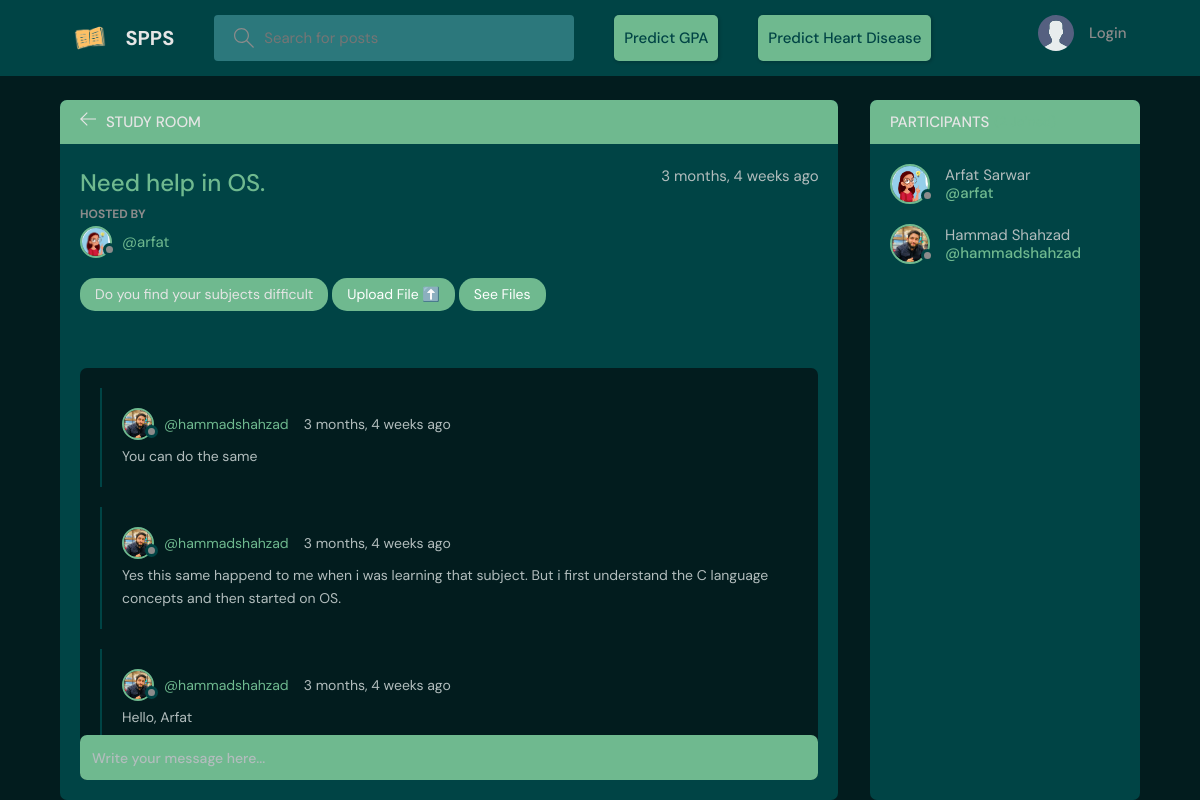
/room/8/, run on the app's committed database.
### base/models.py (models this page shows, shortened)
class Room(models.Model):
    host = models.ForeignKey(User, related_name='rooms', on_delete=models.SET_NULL, null=True)
    topic = models.ForeignKey(Topic, related_name='rooms', on_delete=models.SET_NULL, null=True)
    name = models.CharField(max_length=200)
    description = models.TextField(blank=True , null=True)
    participants = models.ManyToManyField(User, related_name="participants")
    updatedAt = models.DateTimeField(auto_now=True)
    createdAt = models.DateTimeField(auto_now_add=True)
    class Meta:
        ordering =['-updatedAt', '-createdAt']

class User(AbstractUser):
    name = models.CharField(max_length=200, null=True)
    email = models.EmailField(max_length=200, unique=True)
    bio = models.TextField(max_length=255, null=True)
    avatar = models.ImageField(null = True, default='avatar.svg')
    USERNAME_FIELD = 'email'
    REQUIRED_FIELDS = []

class Topic(models.Model):
    name = models.CharField(max_length=200)
    def __str__(self):
        return self.name

class Message(models.Model):
    user = models.ForeignKey(User, related_name='messages', on_delete=models.CASCADE)
    room = models.ForeignKey('Room', related_name='messages', on_delete=models.CASCADE)
    body = models.TextField()
    updatedAt = models.DateTimeField(auto_now=True)
    createdAt = models.DateTimeField(auto_now_add=True)
    class Meta:
        ordering =['-updatedAt', '-createdAt']

### base/views.py (the view, shortened to what this page needs)
# urls.py: path('room/<str:id>/', views.room , name='room'),
def room(request, id):
    room = Room.objects.get(id=id)
    room_messages = room.messages.all().order_by('-createdAt')
    participants = room.participants.all()
    print(participants)
    context = {'room':room, 'room_messages':room_messages, 'participants':participants}
    return render(request, 'base/room.html', context)

### base/templates/base/room.html (shortened to what this page needs)
{% extends 'base.html' %} {% block content %}
<main class="profile-page layout layout--2">
  <div class="container">
    <div class="room">
      <div class="room__top">
        <div class="room__topLeft">
          <a href="{% url 'home' %}">
            <svg
              version="1.1"
              xmlns="http://www.w3.org/2000/svg"
              width="32"
              height="32"
              viewBox="0 0 32 32"
            >
              <title>arrow-left</title>
              <path
                d="M13.723 2.286l-13.723 13.714 13.719 13.714 1.616-1.611-10.96-10.96h27.625v-2.286h-27.625l10.965-10.965-1.616-1.607z"
              ></path>
            </svg>
          </a>
          <h3>Study Room</h3>
        </div>
      </div>
      <div class="room__box scroll">
        <div class="room__header scroll">
          <div class="room__info">
            <h3>{{room.name}}</h3>
            <span>{{room.createdAt|timesince}} ago</span>
          </div>
          <div class="room__hosted">
            <p>Hosted By</p>
            <a href="{% url 'profile' room.host.id %}" class="room__author">
              <div class="avatar avatar--small">
                <img src="{{room.host.avatar.url}}" />
              </div>
              <span>@{{room.host.username}}</span>
            </a>
          </div>
          <span class="room__topics">{{room.topic}}</span>
          <span class="room__topics"><a href={% url 'upload-file' room.id%}>Upload File ⬆️</a></span>
          <span class="room__topics"><a href={% url 'room-files' room.id %}>See Files</a></span>
        </div>
        <div class="room__conversation">
          <div class="threads scroll">
            {% for message in room_messages %}
            <div class="thread">
              <div class="thread__top">
                <div class="thread__author">
                  <a
                    href="{% url 'profile' message.user.id %}"
                    class="thread__authorInfo"
                  >
                    <div class="avatar avatar--small">
                      <img src="{{message.user.avatar.url}}" />
                    </div>
                    <span>@{{message.user.username}}</span>
                  </a>
                  <span class="thread__date"
                    >{{message.createdAt|timesince}} ago</span
                  >
                </div>
              </div>
              <div class="thread__details">{{message.body}}</div>
            </div>
            {% endfor %}
          </div>
        </div>
      </div>
      <div class="room__message">
        <form action="" method="POST">
          <input name="body" placeholder="Write your message here..." />
        </form>
      </div>
    </div>
    <div class="participants">
      <h3 class="participants__top">
        Participants <span>({{participants.count}} Joined)</span>
      </h3>
      <div class="participants__list scroll">
        {% for user in participants %}
        <a href="{%  url 'profile' user.id %}" class="participant">
          <div class="avatar avatar--medium">
            <img src="{{user.avatar.url}}" />
          </div>
          <p>
            {{user.name}}
            <span>@{{user.username}}</span>
          </p>
        </a>
        {% endfor %}
      </div>
    </div>
  </div>
</main>
{% endblock content %}

### data on the page
Room: name "Need help in OS.", createdAt "3 months, 4 weeks", host.avatar (picture), host.username "arfat", topic "Do you find your subjects difficult"
Message: user.avatar (picture), user.username "hammadshahzad", createdAt "3 months, 4 weeks", body "You can do the same"
Message: user.avatar (picture), user.username "hammadshahzad", createdAt "3 months, 4 weeks", body "Yes this same happend to me when i was learning that subject. But i first understand the C language concepts and then started on OS."
Message: user.avatar (picture), user.username "hammadshahzad", createdAt "3 months, 4 weeks", body "Hello, Arfat"
User: avatar (picture), name "Arfat Sarwar", username "arfat"
User: avatar (picture), name "Hammad Shahzad", username "hammadshahzad"
